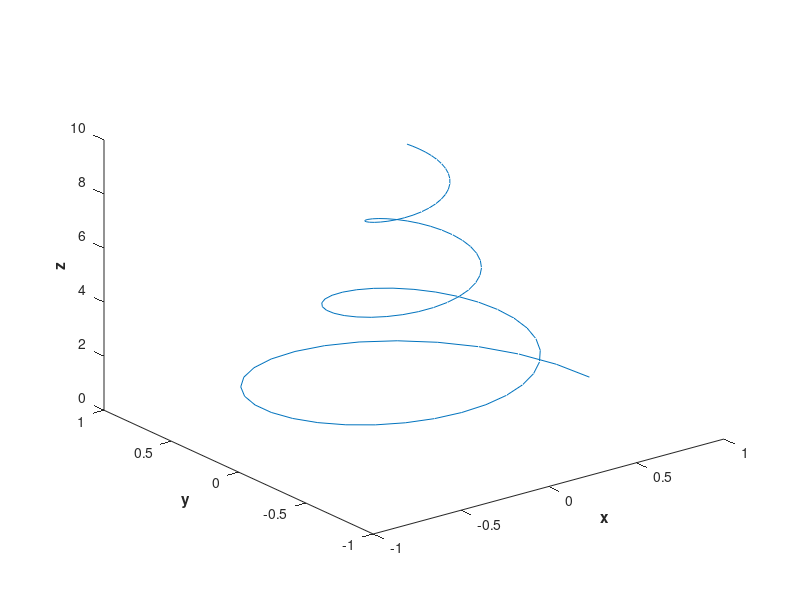

MATLAB code for this plot:
t = 0:0.1:10;

x = exp(-0.2*t) .* cos(2*t);
y = exp(-0.2*t) .* sin(2*t);

plot3(x, y, t);
xlabel('\bf x')
ylabel('\bf y')
zlabel('\bf z')
